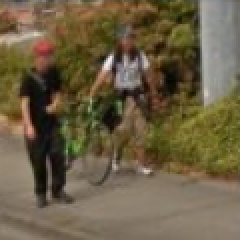
#> input picture dataset/images/Bicycle/Bicycle (112).png, 120 x 120 px (shown 2 times larger); its folder holds only this picture in this run
$ python barchart.py
#> lines starting #> are read from the running program, lines starting #| are printed output that depends on the picture
import os
import matplotlib.pyplot as plt
import matplotlib.image as mpimg
from collections import Counter

# Define the path to your dataset
dataset_path = "../dataset/images"

# Dictionary to store counts for each category and a sample image for each
category_counts = Counter()
sample_images = {}

# Loop through each folder in the dataset directory
for category in os.listdir(dataset_path):
    category_path = os.path.join(dataset_path, category)

    if os.path.isdir(category_path):
        image_files = [f for f in os.listdir(category_path) if os.path.isfile(os.path.join(category_path, f))]
        num_images = len(image_files)
        category_counts[category] = num_images

        # Store a sample image path if it exists
        if image_files:
            sample_images[category] = os.path.join(category_path, image_files[0])

# Sort counts from most to least and prepare data for bar chart
sorted_counts = category_counts.most_common()
categories = [category for category, count in sorted_counts]
counts = [count for category, count in sorted_counts]

fig, ax = plt.subplots(figsize=(16, 8))
bars = ax.bar(categories, counts, color='skyblue')
ax.set_ylabel('Number of Images', fontsize=20)
ax.set_xlabel('Categories',fontsize=20, labelpad=100)
ax.set_title('Number of Images in Each Category', fontsize=20)
ax.set_xticks(range(len(categories)))  # Position ticks for each bar
ax.set_xticklabels(categories)


# Add count labels on top of each bar
for bar, count in zip(bars, counts):
    ax.text(bar.get_x() + bar.get_width() / 2, bar.get_height(), str(count),
            ha='center', va='bottom')


# Define parameters for image placement
image_width = 0.11
image_height = 0.11
y_offset = 0.08  # Position below each bar
spacing = 0   # Space between images

# Display sample images in a row
for i, category in enumerate(categories):
    if category in sample_images:
        img_path = sample_images[category]

        # Check if image path exists and load
        if os.path.exists(img_path):
            img = mpimg.imread(img_path)
#> img is the input picture: shape (120, 120, 4) float32; mean R, G, B, A 0.424, 0.372, 0.268, 1

            # Define inset axis for the image
            x0 = i * (0.834 / len(categories)) + 0.0625  # Center image under the bar
            inset_ax = fig.add_axes((x0, y_offset, image_width, image_height), transform=ax.transAxes)  # Adjust width and height

            # Display image in the inset axis
            inset_ax.imshow(img)
            inset_ax.axis('off')  # Hide inset axis
# Add category labels below the bars with specific y value


# Adjust y-axis limit to make room for images below the bars
plt.subplots_adjust(left=0.05, right=0.95, top=0.9, bottom=0.25)  # Adjust these values as needed
plt.show()
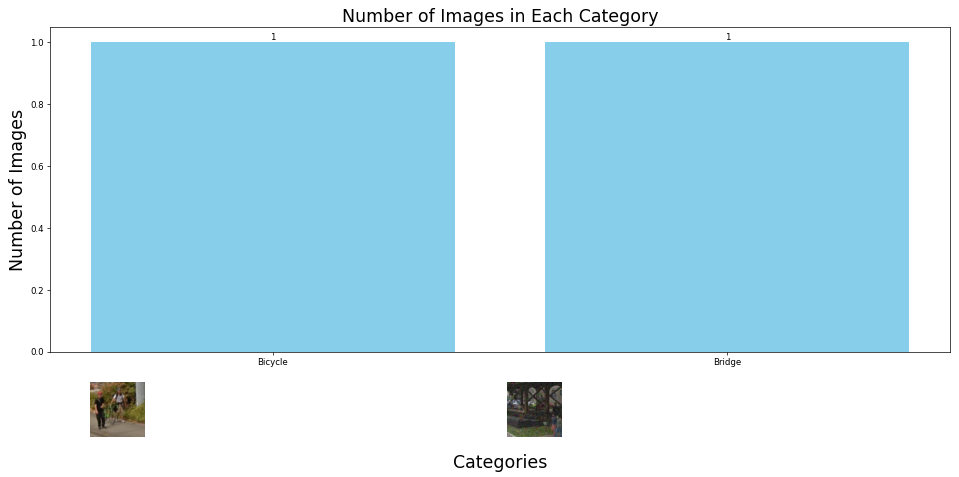
#> figure drawn by matplotlib, 3 panels
